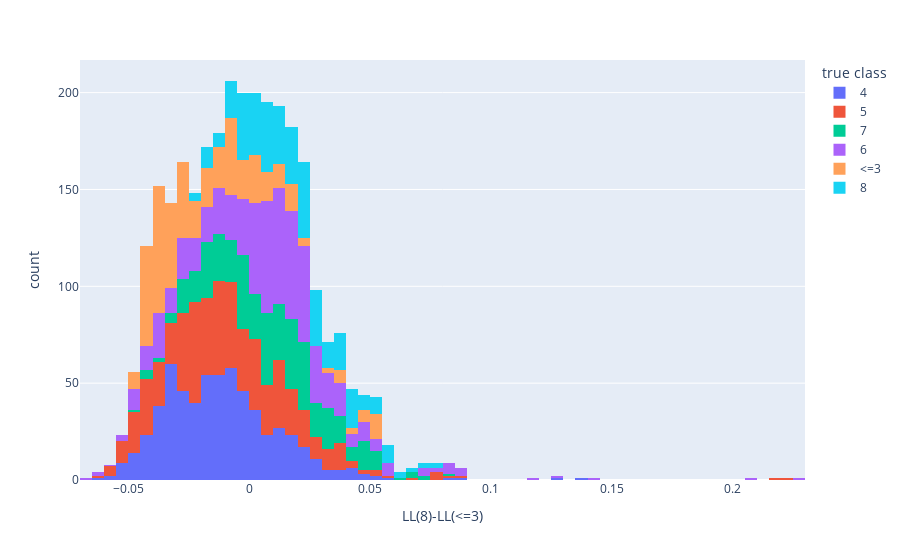

Write notebook code for a chart like this one.
### Code cell
import plotly.express as px

# compute LL_A - LL_B for validation images
ll_diffs = []
labels_list = []
for true_label, h in images_histograms:
    llA = avg_loglik(h, pmfs['8'])
    llB = avg_loglik(h, pmfs['<=3'])
    ll_diffs.append(llA - llB)
    labels_list.append(true_label)

fig = px.histogram(x=ll_diffs, color=labels_list, nbins=60,
                   labels={'x':'LL(8)-LL(<=3)', 'color':'true class'})
fig.show()

### Figure 1 — Plotly figure (JSON) as saved in the notebook; plotly's stock layout.template omitted (floating-point values rounded to 4 significant figures; data arrays with more than 128 entries replaced by an {"elided": "..."} marker saying what was removed)
{"data": [{"bingroup": "x", "hovertemplate": "true class=4<br>LL(8)-LL(<=3)=%{x}<br>count=%{y}<extra></extra>", "legendgroup": "4", "marker": {"color": "#636efa", "pattern": {"shape": ""}}, "name": "4", "nbinsx": 60, "orientation": "v", "showlegend": true, "type": "histogram", "x": {"elided": "608 float values"}, "xaxis": "x", "yaxis": "y"}, {"bingroup": "x", "hovertemplate": "true class=5<br>LL(8)-LL(<=3)=%{x}<br>count=%{y}<extra></extra>", "legendgroup": "5", "marker": {"color": "#EF553B", "pattern": {"shape": ""}}, "name": "5", "nbinsx": 60, "orientation": "v", "showlegend": true, "type": "histogram", "x": {"elided": "564 float values"}, "xaxis": "x", "yaxis": "y"}, {"bingroup": "x", "hovertemplate": "true class=7<br>LL(8)-LL(<=3)=%{x}<br>count=%{y}<extra></extra>", "legendgroup": "7", "marker": {"color": "#00cc96", "pattern": {"shape": ""}}, "name": "7", "nbinsx": 60, "orientation": "v", "showlegend": true, "type": "histogram", "x": {"elided": "412 float values"}, "xaxis": "x", "yaxis": "y"}, {"bingroup": "x", "hovertemplate": "true class=6<br>LL(8)-LL(<=3)=%{x}<br>count=%{y}<extra></extra>", "legendgroup": "6", "marker": {"color": "#ab63fa", "pattern": {"shape": ""}}, "name": "6", "nbinsx": 60, "orientation": "v", "showlegend": true, "type": "histogram", "x": {"elided": "584 float values"}, "xaxis": "x", "yaxis": "y"}, {"bingroup": "x", "hovertemplate": "true class=<=3<br>LL(8)-LL(<=3)=%{x}<br>count=%{y}<extra></extra>", "legendgroup": "<=3", "marker": {"color": "#FFA15A", "pattern": {"shape": ""}}, "name": "<=3", "nbinsx": 60, "orientation": "v", "showlegend": true, "type": "histogram", "x": {"elided": "432 float values"}, "xaxis": "x", "yaxis": "y"}, {"bingroup": "x", "hovertemplate": "true class=8<br>LL(8)-LL(<=3)=%{x}<br>count=%{y}<extra></extra>", "legendgroup": "8", "marker": {"color": "#19d3f3", "pattern": {"shape": ""}}, "name": "8", "nbinsx": 60, "orientation": "v", "showlegend": true, "type": "histogram", "x": {"elided": "360 float values"}, "xaxis": "x", "yaxis": "y"}], "layout": {"barmode": "relative", "legend": {"title": {"text": "true class"}, "tracegroupgap": 0}, "margin": {"t": 60}, "xaxis": {"anchor": "y", "domain": [0, 1], "title": {"text": "LL(8)-LL(<=3)"}}, "yaxis": {"anchor": "x", "domain": [0, 1], "title": {"text": "count"}}}}
